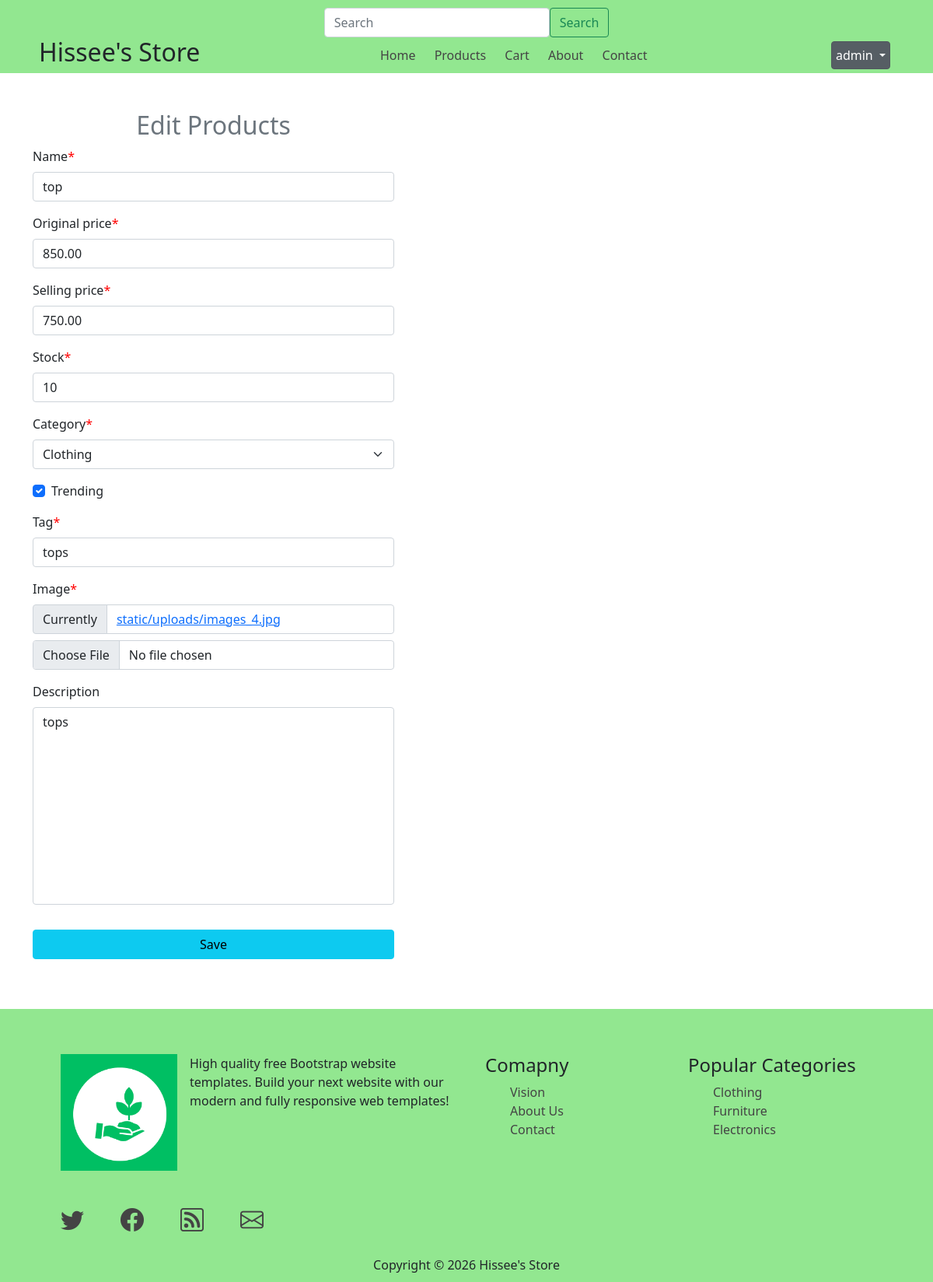
The page /products/update-product/3/ (signed in) on the database its author committed.
### products/models.py (models this page shows, shortened)
class Product(models.Model):
    name = models.CharField(max_length=200)
    original_price = models.DecimalField(max_digits=7,decimal_places=2)
    selling_price = models.DecimalField(max_digits=7,decimal_places=2)
    stock = models.IntegerField()
    category = models.ForeignKey(Category, on_delete=models.CASCADE)
    trending = models.BooleanField(default=False)
    tag = models.SlugField()
    image = models.FileField(upload_to='static/uploads')
    created_at = models.DateTimeField(auto_now_add=True)
    description = models.TextField(blank=True)

class Category(models.Model):
    name = models.CharField(max_length=100, unique=True)
    desciption = models.TextField(blank=True)
    created_at = models.DateTimeField(auto_now_add=True)
    def __str__(self):
        return self.name

### userpage/models.py (models this page shows, shortened)
class WebInfo(models.Model):
    title = models.CharField(max_length=100)
    favicon = models.FileField(upload_to='static/uploads')
    logo = models.FileField(upload_to='static/uploads')
    bio = models.TextField(blank=True)
    email = models.EmailField(max_length=100)
    phone = models.CharField(max_length=20,validators=[MinLengthValidator, MaxLengthValidator(14)])
    address = models.CharField(max_length=100)
    fb_link = models.URLField(blank=True)
    insta_link = models.URLField(blank=True)

### products/views.py (the view)
# urls.py: path("update-product/<int:product_id>/", updateProduct, name='update-product'),
def updateProduct(request, product_id):
    product = Product.objects.get(id = product_id)
    if request.method == 'POST':
        productForm = ProductForm(request.POST,request.FILES, instance=product)
        if productForm.is_valid() :
            productForm.save()
            messages.success(request, 'Product updated successfully')
            return redirect('all-products')
    context = {
        'productForm': ProductForm(instance=product)
    }
    return render(request, 'products/updateproduct.html', context)

### products/forms.py
class ProductForm(forms.ModelForm):
    class Meta:
        model = Product
        fields = '__all__' #['name', 'selling_price', 'original price']

### userpage/generals.py (called while the page is built)
def webInfo(request):
    context = {
        'data': WebInfo.objects.last()
    }
    return context

### templates/products/updateproduct.html (shortened to what this page needs)
{% extends "base.html" %}
{% load crispy_forms_tags %}
{% block main-content %}
<div class="container my-5">
  <div class="col-md-5">
    <h2 class="text-center text-secondary">Edit Products</h2>
    <form action="" method="POST" enctype="multipart/form-data">
      {{productForm | crispy }}
      <input type="submit" value="Save" class="btn btn-info w-100 my-3" />
    </form>
  </div>
</div>
{% endblock main-content %}

### templates/components/header.html (shortened to what this page needs)
<header class = 'hid'>
  <div class = 'col-md-4 m-auto'>
    <form class="form-inline my-2 my-lg-0 d-flex w-">
      <input class="form-control mr-sm-2" type="search" placeholder="Search" aria-label="Search">
      <button class="btn btn-outline-success my-2 my-sm-0" type="submit">Search</button>
    </form>
  </div>
  <div class = 'nav-bar d-flex flex-wrap justify-space-between'>
    <div class = 'logo'>
      <h2>Hissee's Store</h2>
    </div>
    <div class = 'menu '>
      <a href="/">Home</a>
      <a href="{% url 'all-products' %}">Products</a>
      <a href="">Cart</a>
      <a href="">About</a>
      <a href="">Contact</a>
    </div>
    <div class = 'auth-btn  '>
      {% if user.is_authenticated %}
      <div class="dropdown show">
        <a class="btn btn-secondary dropdown-toggle" href="#" role="button" id="dropdownMenuLink" data-toggle="dropdown" aria-haspopup="true" aria-expanded="false">
          {{user.username}}
        </a>
      </div>
      {% else %}
      <a class = 'btn btn-primary'>Login</a>
      <a class = 'btn btn-secondary'>Register</a>
    </div>
    {% endif %}
  </div>
</header>

### templates/components/footer.html
<footer class='fid'>
    <div class="footer-top container row d-flex justify-content-center m-auto mt-5">
            <div class="footer-logo-div col-xl-6 justify mb-4">
                <div class = 'd-flex '>
                    <a href="#"><img src="/{{data.favicon}}" alt="bootstrap" width="186"
                        height="26"></a><br>
                    <p  class = 'mx-3'>High quality free Bootstrap website templates. Build your next website with our modern and fully
                responsive web templates!</p>
                </div>
                <br>
                <div class="social-links d-flex mt-3">
                    <a href=""><i class="bi bi-twitter"></i></a>
                    <a href="{{data.fb_link}}"><i class="bi bi-facebook"></i></a>
                    <a href=""><i class="bi bi-rss"></i></a>
                    <a href=""><i class="bi bi-envelope"></i></a>
                </div>
            </div>
            <div class="footer-list-sollection col-xl-6 row">
                <div class="footer-list col-lg-6 justify">
                    <h4>Comapny</h4>
                    <ul type="none">
                        <li><a href="">Vision</a></li>
                        <li><a href="">About Us</a></li>
                        <li><a href="">Contact</a></li>
                    </ul>
                </div>
                <div class="footer-list col-lg-6 justify">
                    <h4>Popular Categories</h4>
                    <ul type="none">
                        <li><a href="">Clothing</a></li>
                        <li><a href="">Furniture</a></li>
                        <li><a href="">Electronics</a></li>
                    </ul>
                </div>
            </div>
        </div>
        <div class="footer-buttom text-center">
            Copyright © 2026 Hissee's Store
        </div>
</footer>

### static/css/style.css (style rules this page uses)
* { margin: 0; box-sizing: border-box; }
:root { --text-color: #444; --primary-color: #92e790; --secondary-text-color: #40608f; }
.nav-bar a { text-decoration: none; color: var(--text-color); margin: 5px; padding: 5px; }
.asteriskField { color : red; }
.textarea { resize: none; }
.nav-bar, .menu { justify-content: space-between; }
.menu { align-self: center; }
.auth-btn a { color: aliceblue; }
.hid { background-color: var(--primary-color); padding: 10px 50px 0px 50px ; }
.footer-logo-div a img { height: 150px; width: 150px; }

### rows shown on the page
Product: name "top", original_price "850.00", selling_price "750.00", stock "10", category "Clothing", trending "☑", tag "tops", description "tops"
WebInfo: favicon (picture)

### other values the page prints
{{ user.username }} "admin"
